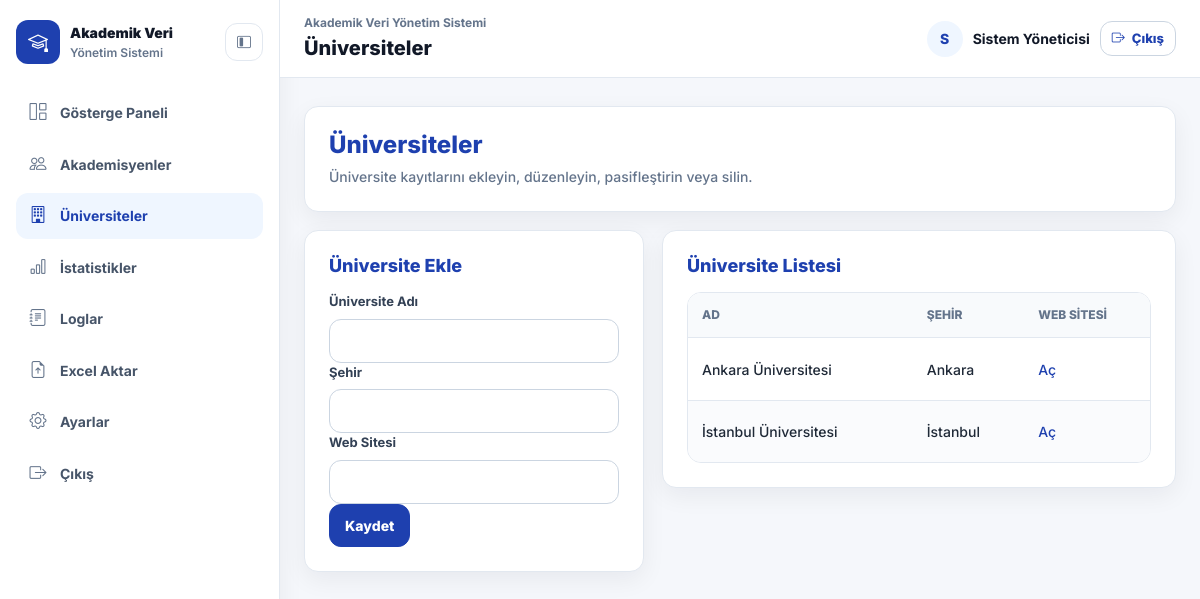
Page /universities.php (signed in) on the committed database.
### tables this page shows
CREATE TABLE universities (
  id INT UNSIGNED AUTO_INCREMENT PRIMARY KEY,
  name VARCHAR(190) NOT NULL,
  city VARCHAR(120) NULL,
  website VARCHAR(255) NULL,
  is_active TINYINT(1) NOT NULL DEFAULT 1,
  created_at DATETIME NOT NULL DEFAULT CURRENT_TIMESTAMP,
  updated_at DATETIME NOT NULL DEFAULT CURRENT_TIMESTAMP ON UPDATE CURRENT_TIMESTAMP,
  UNIQUE KEY uq_universities_name (name)
);

### app/Core/helpers.php (called while the page is built, shortened)
<?php
function e(mixed $value): string
{
    return htmlspecialchars((string) $value, ENT_QUOTES, 'UTF-8');
}
function current_path(): string
{
    return basename(parse_url((string) ($_SERVER['REQUEST_URI'] ?? ''), PHP_URL_PATH) ?: 'index.php');
}

### app/Core/database.php (called while the page is built, shortened)
<?php
function db(): PDO
{
    static $pdo = null;
    if ($pdo instanceof PDO) {
        return $pdo;
    }
    $db = config('db');
    $dsn = sprintf(
        'mysql:host=%s;dbname=%s;charset=%s',
        $db['host'] ?? 'localhost',
        $db['name'] ?? '',
        $db['charset'] ?? 'utf8mb4'
    );
    $pdo = new PDO($dsn, (string) ($db['user'] ?? ''), (string) ($db['pass'] ?? ''), [
        PDO::ATTR_ERRMODE => PDO::ERRMODE_EXCEPTION,
        PDO::ATTR_DEFAULT_FETCH_MODE => PDO::FETCH_ASSOC,
        PDO::ATTR_EMULATE_PREPARES => false,
    ]);
    return $pdo;
}
function fetch_one(string $sql, array $params = []): ?array
{
    $stmt = db()->prepare($sql);
    $stmt->execute($params);
    $row = $stmt->fetch();
    return $row === false ? null : $row;
}
function fetch_all(string $sql, array $params = []): array
{
    $stmt = db()->prepare($sql);
    $stmt->execute($params);
    return $stmt->fetchAll();
}

### app/Core/security.php (called while the page is built, shortened)
<?php
function user(): ?array
{
    return fetch_one(
        'SELECT a.id, a.name, a.email, r.name role_name, r.label role_label FROM admins a LEFT JOIN roles r ON r.id = a.role_id WHERE a.id = ?',
        [(int) $_SESSION['admin_id']]
    );
}

### universities.php (the view, shortened to what this page needs)
<?php
$edit = null;
$rows = fetch_all('SELECT u.*, (SELECT COUNT(*) FROM academics a WHERE a.university_id = u.id) academic_count FROM universities u ORDER BY u.name');
?>
<section class="page-header">
  <h1>Üniversiteler</h1>
  <p>Üniversite kayıtlarını ekleyin, düzenleyin, pasifleştirin veya silin.</p>
</section>
<section class="grid two-col">
  <form class="card" method="post">
    <h2 class="card-title"><?= $edit ? 'Üniversite Düzenle' : 'Üniversite Ekle' ?></h2>
    <label><span>Üniversite Adı</span><input name="name" value="<?= e($edit['name'] ?? '') ?>" required></label>
    <label><span>Şehir</span><input name="city" value="<?= e($edit['city'] ?? '') ?>"></label>
    <label><span>Web Sitesi</span><input type="url" name="website" value="<?= e($edit['website'] ?? '') ?>"></label>
    <div class="actions">
      <button type="submit">Kaydet</button>
    </div>
  </form>
  <section class="card">
    <h2 class="card-title">Üniversite Listesi</h2>
    <div class="table-wrap">
      <table>
        <thead><tr><th>Ad</th><th>Şehir</th><th>Web Sitesi</th><th>Akademisyen</th><th>Durum</th><th>İşlemler</th></tr></thead>
        <tbody>
        <?php foreach ($rows as $row): ?>
          <tr>
            <td><?= e($row['name']) ?></td>
            <td><?= e($row['city']) ?></td>
            <td><?php if ($row['website']): ?><a href="<?= e($row['website']) ?>" target="_blank" rel="noopener">Aç</a><?php endif; ?></td>
          </tr>
        <?php endforeach; ?>
        </tbody>
      </table>
    </div>
  </section>
</section>
<?php
$content = ob_get_clean();
$title = 'Üniversiteler';
require __DIR__ . '/app/Views/layout.php';

### app/Views/layout.php (shortened to what this page needs)
<?php
$active = current_path();
$currentUser = user();
$pageTitle = $title ?? 'Panel';
$avatarLetter = function_exists('mb_substr')
    ? mb_substr((string) ($currentUser['name'] ?? 'Y'), 0, 1, 'UTF-8')
    : substr((string) ($currentUser['name'] ?? 'Y'), 0, 1);
?>
<!doctype html>
<html lang="tr">
<head>
  <link href="https://cdn.jsdelivr.net/npm/bootstrap@5.3.3/dist/css/bootstrap.min.css" rel="stylesheet">
  <link href="https://cdn.jsdelivr.net/npm/bootstrap-icons@1.11.3/font/bootstrap-icons.css" rel="stylesheet">
  <link rel="stylesheet" href="public/style.css">
</head>
<body>
  <div class="app-shell">
    <aside class="app-sidebar" data-main-nav>
      <div class="sidebar-head">
        <a class="brand" href="index.php">
          <span class="brand-mark"><i class="bi bi-mortarboard"></i></span>
          <span>
            <strong>Akademik Veri</strong>
            <small>Yönetim Sistemi</small>
          </span>
        </a>
        <button class="sidebar-collapse" type="button" aria-label="Menüyü daralt" data-sidebar-collapse>
          <i class="bi bi-layout-sidebar-inset"></i>
        </button>
      </div>
      <nav class="main-nav" aria-label="Ana menü">
        <a class="<?= $active === 'index.php' ? 'active' : '' ?>" href="index.php"><i class="bi bi-grid-1x2"></i><span>Gösterge Paneli</span></a>
        <a class="<?= $active === 'academics.php' ? 'active' : '' ?>" href="academics.php"><i class="bi bi-people"></i><span>Akademisyenler</span></a>
        <a class="<?= $active === 'universities.php' ? 'active' : '' ?>" href="universities.php"><i class="bi bi-building"></i><span>Üniversiteler</span></a>
        <a class="<?= $active === 'statistics.php' ? 'active' : '' ?>" href="statistics.php"><i class="bi bi-bar-chart"></i><span>İstatistikler</span></a>
        <a class="<?= $active === 'logs.php' ? 'active' : '' ?>" href="logs.php"><i class="bi bi-journal-text"></i><span>Loglar</span></a>
        <a class="<?= $active === 'import.php' ? 'active' : '' ?>" href="import.php"><i class="bi bi-file-earmark-arrow-up"></i><span>Excel Aktar</span></a>
        <a class="<?= $active === 'settings.php' ? 'active' : '' ?>" href="settings.php"><i class="bi bi-gear"></i><span>Ayarlar</span></a>
        <a href="logout.php"><i class="bi bi-box-arrow-right"></i><span>Çıkış</span></a>
      </nav>
    </aside>
    <div class="app-main">
      <header class="topbar">
        <div class="topbar-title">
          <span>Akademik Veri Yönetim Sistemi</span>
          <strong><?= e($pageTitle) ?></strong>
        </div>
        <div class="user-area">
          <span class="user-avatar" aria-hidden="true"><?= e($avatarLetter) ?></span>
          <span class="user-name"><?= e($currentUser['name'] ?? '') ?></span>
          <a class="button ghost small topbar-logout" href="logout.php"><i class="bi bi-box-arrow-right"></i><span>Çıkış</span></a>
        </div>
      </header>
      <main class="page">
        <?= $content ?>
      </main>
    </div>
  </div>
</body>
</html>

### rows in the picture
universities: name "Ankara Üniversitesi", city "Ankara"
universities: name "İstanbul Üniversitesi", city "İstanbul"

### other values in the picture
$pageTitle "Üniversiteler"
$avatarLetter "S"
$currentUser['name'] "Sistem Yöneticisi"
